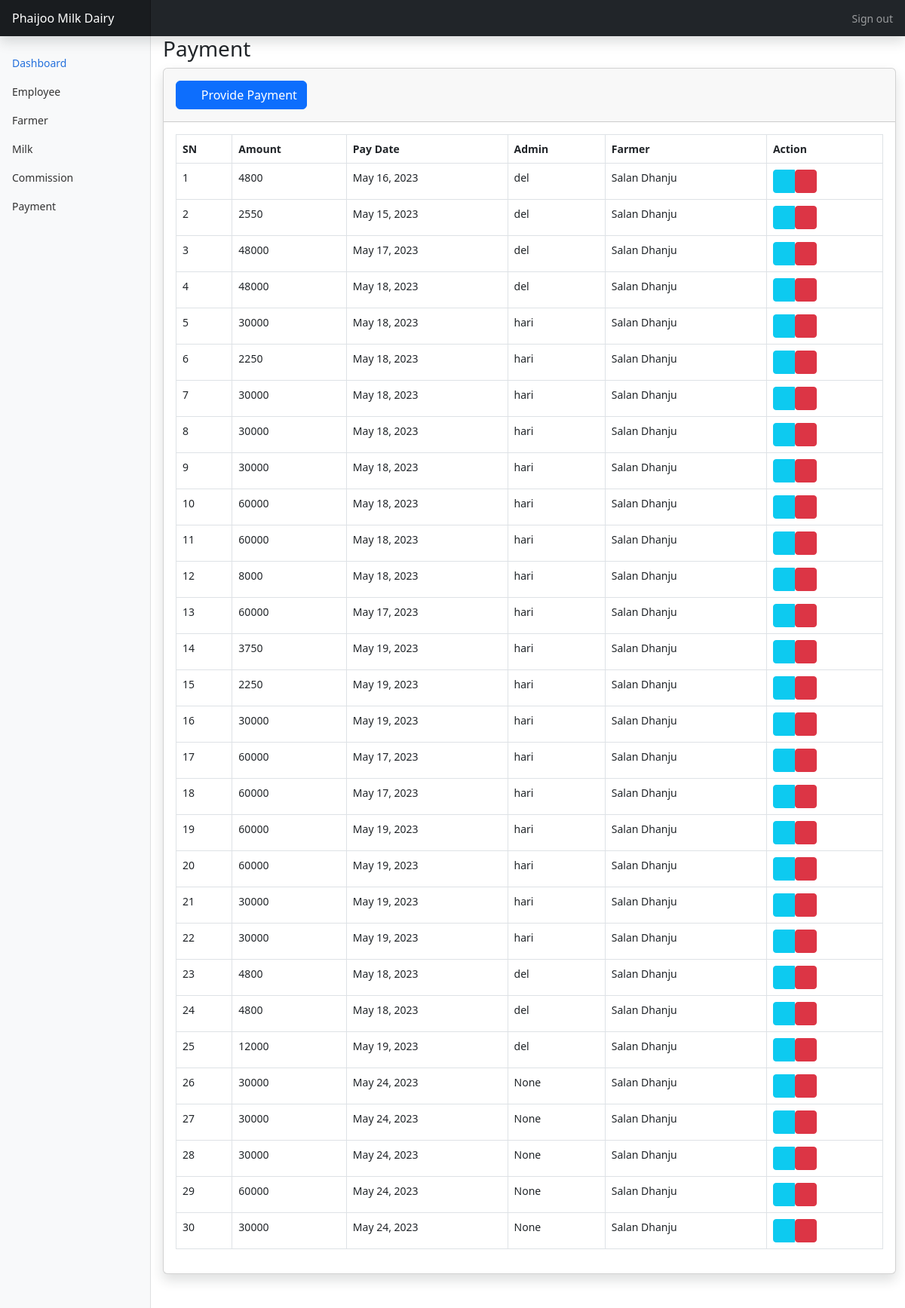
The app's page /dashboard/payments (signed in) with its own data.
### dashboard/models.py (models this page shows, shortened)
class Payment(models.Model):
    amt = models.PositiveIntegerField()
    payment_date = models.DateField()
    emp_id = models.ForeignKey(Employee, on_delete=models.PROTECT, related_name='payment', blank=True, null=True)
    admin_id = models.ForeignKey(User, on_delete=models.PROTECT, related_name='payment', blank=True, null=True)
    farmer_id = models.ForeignKey(Farmer, on_delete=models.PROTECT, related_name='payment', blank=True, null=True)
    class Meta:
        verbose_name = "Payment"
        verbose_name_plural = "Payments"
        ordering = ("id",)

class Farmer(models.Model):
    farmer_name = models.CharField(max_length=50)
    farmer_pwd = models.CharField(max_length=50)
    farmer_email = models.CharField(max_length=50)
    farmer_address = models.CharField(max_length=100)
    farmer_contact = models.PositiveBigIntegerField()
    admin_id = models.ForeignKey(User, on_delete=models.PROTECT, related_name='farmer', blank=True,null=True)
    class Meta:
        verbose_name = "Farmer"
        verbose_name_plural = "Farmers"
        ordering = ('id',)
    def __str__(self):
        return self.farmer_name

### dashboard/views.py (the view)
# urls.py: path('payments', views.PaymentListView.as_view(), name = 'payments-list'),
class PaymentListView(LoginRequiredMixin,ListView):
    template_name = 'dashboard/payments/list.html'
    model = Payment

### dashboard/templates/dashboard/payments/list.html (shortened to what this page needs)
{% extends 'dashboard/base.html' %}
{% block main %}
                <h1 class="h3 mb-2 text-gray-800">Payment</h1>
                <div class="card shadow mb-4">
                    <div class="card-header py-3">
                        <div class="float-right">
                            <a href="{% url 'dashboard:payments-create' %}" class = "btn btn-primary">
                                <i class="fa fa-plus"></i>&nbsp; Provide Payment
                            </a>
                        </div>
                    </div>
                    <div class="card-body">
                        <div class="table-responsive">
                            <table class="table table-bordered" id="dataTable" width="100%" cellspacing="0">
                                <thead>
                                    <tr>
                                        <th>SN</th>
                                        <th>Amount</th>
                                        <th>Pay Date</th>
                                        <th>Admin</th>
                                        <th>Farmer</th>
                                        <th>Action</th>
                                    </tr>
                                </thead>
                                <tbody>
                                    {% for object in object_list %}
                                    <tr>
                                        <td>{{ forloop.counter }}</td>
                                        <td>{{ object.amt }}</td>
                                        <td>{{ object.payment_date }}</td>
                                        <td>{{ object.admin_id }}</td>
                                        <td>{{ object.farmer_id }}</td>
                                        <td>
                                            <div class="btn-group" role="group">
                                                <a href="{% url 'dashboard:payments-update' object.pk %}" class="btn btn-info btn-sm ">
                                                    <i class="fas fa-pen"></i>
                                                </a>
                                                {% if not object.non_deletetable %}
                                                <form action="{% url 'dashboard:payments-delete' object.pk %}"  method="post">
                                                    <button class="btn btn-danger btn-sm delete-link ml-2" data-tooltip="tooltip" title="Delete">
                                                        <i class="far fa-trash-alt"></i>
                                                    </button>
                                                </form>
                                                {% endif %}
                                            </div>
                                        </td>
                                    </tr>
                                    {% endfor %}
                                </tbody>
                            </table>
                        </div>
                    </div>
                </div>
{% endblock main %}

### dashboard/static/dashboard/css/dashboard.css (style rules this page uses)
body { font-size: .875rem; }

### records on screen
Payment: amt "4800", payment_date "May 16, 2023", admin_id "del", farmer_id "Salan Dhanju"
Payment: amt "2550", payment_date "May 15, 2023", admin_id "del", farmer_id "Salan Dhanju"
Payment: amt "48000", payment_date "May 17, 2023", admin_id "del", farmer_id "Salan Dhanju"
Payment: amt "48000", payment_date "May 18, 2023", admin_id "del", farmer_id "Salan Dhanju"
Payment: amt "30000", payment_date "May 18, 2023", admin_id "hari", farmer_id "Salan Dhanju"
Payment: amt "2250", payment_date "May 18, 2023", admin_id "hari", farmer_id "Salan Dhanju"
Payment: amt "30000", payment_date "May 18, 2023", admin_id "hari", farmer_id "Salan Dhanju"
Payment: amt "30000", payment_date "May 18, 2023", admin_id "hari", farmer_id "Salan Dhanju"
Payment: amt "30000", payment_date "May 18, 2023", admin_id "hari", farmer_id "Salan Dhanju"
Payment: amt "60000", payment_date "May 18, 2023", admin_id "hari", farmer_id "Salan Dhanju"
Payment: amt "60000", payment_date "May 18, 2023", admin_id "hari", farmer_id "Salan Dhanju"
Payment: amt "8000", payment_date "May 18, 2023", admin_id "hari", farmer_id "Salan Dhanju"
Payment: amt "60000", payment_date "May 17, 2023", admin_id "hari", farmer_id "Salan Dhanju"
Payment: amt "3750", payment_date "May 19, 2023", admin_id "hari", farmer_id "Salan Dhanju"
Payment: amt "2250", payment_date "May 19, 2023", admin_id "hari", farmer_id "Salan Dhanju"
Payment: amt "30000", payment_date "May 19, 2023", admin_id "hari", farmer_id "Salan Dhanju"
Payment: amt "60000", payment_date "May 17, 2023", admin_id "hari", farmer_id "Salan Dhanju"
Payment: amt "60000", payment_date "May 17, 2023", admin_id "hari", farmer_id "Salan Dhanju"
Payment: amt "60000", payment_date "May 19, 2023", admin_id "hari", farmer_id "Salan Dhanju"
Payment: amt "60000", payment_date "May 19, 2023", admin_id "hari", farmer_id "Salan Dhanju"
Payment: amt "30000", payment_date "May 19, 2023", admin_id "hari", farmer_id "Salan Dhanju"
Payment: amt "30000", payment_date "May 19, 2023", admin_id "hari", farmer_id "Salan Dhanju"
Payment: amt "4800", payment_date "May 18, 2023", admin_id "del", farmer_id "Salan Dhanju"
Payment: amt "4800", payment_date "May 18, 2023", admin_id "del", farmer_id "Salan Dhanju"
Payment: amt "12000", payment_date "May 19, 2023", admin_id "del", farmer_id "Salan Dhanju"
Payment: amt "30000", payment_date "May 24, 2023", admin_id "None", farmer_id "Salan Dhanju"
Payment: amt "30000", payment_date "May 24, 2023", admin_id "None", farmer_id "Salan Dhanju"
Payment: amt "30000", payment_date "May 24, 2023", admin_id "None", farmer_id "Salan Dhanju"
Payment: amt "60000", payment_date "May 24, 2023", admin_id "None", farmer_id "Salan Dhanju"
Payment: amt "30000", payment_date "May 24, 2023", admin_id "None", farmer_id "Salan Dhanju"
